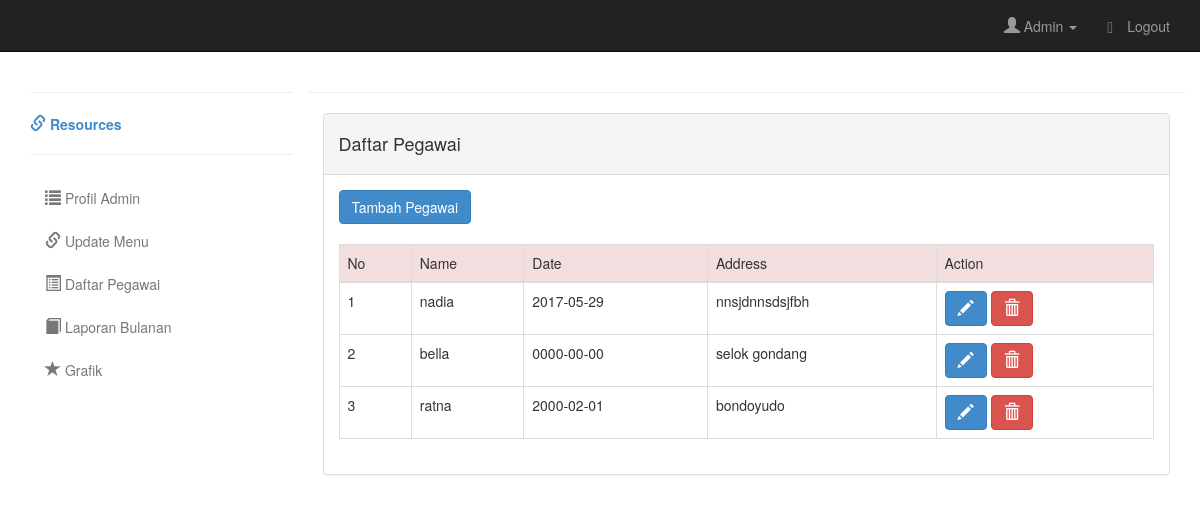
Page /index.php/Welcome/daftar_pegawai on the committed database.
### tables this page shows
CREATE TABLE `pegawai` (
  `id` int(11) NOT NULL,
  `name` varchar(50) NOT NULL,
  `address` text NOT NULL,
  `TTL` date NOT NULL
);

### application/controllers/Welcome.php (called while the page is built, shortened)
<?php
class Welcome extends CI_Controller {
	public function __construct()
	{
		$this->load->model('m_cafe');
		$this->load->helper('url');
	}
	public function daftar_pegawai()
	{
		$data['pegawai'] = $this->m_cafe->pegawai('daftar_pegawai')->result();
		$this->load->view('super/daftar_pegawai', $data);
	}
}

### index.php (called while the page is built, shortened)
<?php
require_once BASEPATH.'core/CodeIgniter.php';

### application/models/m_cafe.php (called while the page is built, shortened)
<?php
class M_cafe extends CI_Model {
	public function pegawai($table)
		{
			return $this->db->get('pegawai');
		}
}

### application/views/super/daftar_pegawai.php (the view, shortened to what this page needs)
<!DOCTYPE html>
<html lang="en"><head>
        <link href="<?php echo base_url('assets/css/bootstrap.css') ; ?>" rel="stylesheet">
        <link href="<?php echo base_url('assets/css/admin.css'); ?>" rel="stylesheet">
    </head>
    <body>
		<div id="top-nav" class="navbar navbar-inverse navbar-static-top">
		  <div class="container">
			<div class="navbar-collapse collapse">
			  <ul class="nav navbar-nav navbar-right">
				<li class="dropdown">
				  <a class="dropdown-toggle" role="button" data-toggle="dropdown" href="#"><i class="glyphicon glyphicon-user"></i> Admin <span class="caret"></span></a>
				</li>
				<li><a href="#"><i class="glyphicon glyphicon-lock"></i> Logout</a></li>
			  </ul>
			</div>
		  </div>
		</div>
		<div class="container">
		<div class="row">
			<div class="col-md-3">
			  <hr>
			  <a href="#"><strong><i class="glyphicon glyphicon-link"></i> Resources</strong></a>
			  <hr>
			   <ul class="nav nav-pills nav-stacked">
				<li><a href="<?php echo base_url('index.php/Welcome/profil'); ?>"><i class="glyphicon glyphicon-list"></i> Profil Admin</a></li>
				<li><a href="<?php echo base_url('index.php/Welcome/menu'); ?>"><i class="glyphicon glyphicon-link"></i> Update Menu</a></li>
				<li><a href="<?php echo base_url('index.php/Welcome/daftar_pegawai') ; ?>"><i class="glyphicon glyphicon-list-alt"></i> Daftar Pegawai</a></li>
				<li><a href="<?php echo base_url('index.php/Welcome/laporan'); ?>"><i class="glyphicon glyphicon-book"></i> Laporan Bulanan</a></li>
				<li><a href="<?php echo base_url('index.php/Welcome/grafik') ?>"><i class="glyphicon glyphicon-star"></i> Grafik</a></li>
			  </ul>
			</div>
			<div class="col-md-9">
				<div class="row">
					  <hr>
					</div>
						<div class="panel panel-default">
							<div class="panel-heading">
								<div class="panel-title">
								<h4>Daftar Pegawai</h4>
								</div>
							</div>
							<div class="panel-body">
			<a href="<?php echo base_url('index.php/Welcome/tambah_pegawai') ; ?>" class="btn btn-primary">
			<center>Tambah Pegawai</center></a>
							<br><br>
								<div class="row-md-6">
								<table border="1" class="table table-bordered">
									<thead>
										<tr class="danger">
											<td>No</td>
											<td>Name</td>
											<td>Date</td>
											<td>Address</td>
											<td>Action</td>
										</tr>
									</thead>
									<tbody>
										<?php
									$no = 1;
									foreach ($pegawai as $u) {
										?>
										<tr>
											<td><?php echo $no++ ; ?></td>
											<td><?php echo $u->name ; ?></td>
											<td><?php echo $u->TTL ; ?></td>
											<td><?php echo $u->address ; ?></td>
											<td>
												<a href="<?php echo base_url('index.php/Welcome/edit_pegawai/'.$u->id) ; ?>" class="btn btn-primary"><i class="glyphicon glyphicon-pencil"></i></a>
												<a href="<?php echo base_url('index.php/Welcome/hapus/'.$u->id) ; ?>" class="btn btn-danger"><i class="glyphicon glyphicon-trash"></i></a>
											</td>
										</tr>
										<?php } ?>
									</tbody>
								</table>
								</div>
						  </div>
						</div>
					</div>
			  </div>
			</div>
</body></html>

### assets/css/admin.css (style rules this page uses)
.navbar-static-top { margin-bottom:20px; }
i { font-size:16px; }
.nav > li > a { color:#787878; }

### rows in the picture
pegawai: name "nadia", TTL "2017-05-29", address "nnsjdnnsdsjfbh"
pegawai: name "bella", TTL "0000-00-00", address "selok gondang"
pegawai: name "ratna", TTL "2000-02-01", address "bondoyudo"
